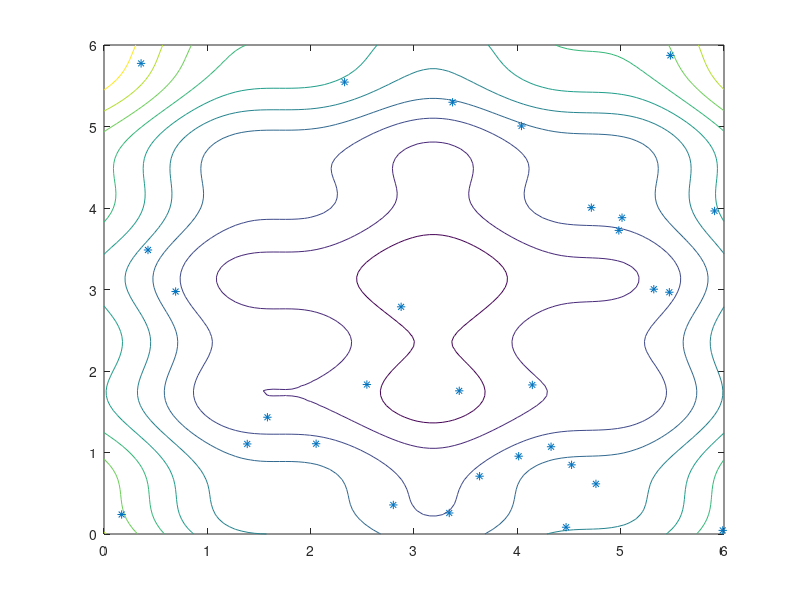

Reproduce this figure in MATLAB. (Note: this script raises an error after producing the figure.)
pause on;

f = @(x,y) (x-3.14).^2+(y-2.72).^2+sin(3*x+1.41)+sin(4*y-1.73);
LO=0;UP=6;

% f=@(x,y) 100*(y-x.^2).^2+(1-x).^2;
% LO=-3;UP=3;

fv = @(v) f(v(1),v(2));

xx=linspace(LO,UP);
[XX,YY]=meshgrid(xx,xx);
ZZ=f(XX,YY);

S=30;
pos=LO+(UP-LO)*rand(2,S);
velo=2*rand(2,S)-1; 

contour(XX,YY,ZZ);
hold on;
plot(pos(1,:),pos(2,:),"*");

gg_best_val=Inf;
gg_best_pos=[Inf;Inf];

p_best_val=zeros(1,S);
p_best_pos=pos;
for s=1:S
   apos=pos(:,s);
   aval=fv(apos);
   p_best_val(s)=aval;
   if aval<gg_best_val
      gg_best_val=aval;
      gg_best_pos=apos;
   end
end

W=0.8;
P=0.4;
G=0.2;
GG=0.1;
N=2;
maxit=22*2*2;
for it=1:maxit
   for s=1:S
      I=datasample(1:S,N,Replace=false); % s-et ki kellene dobni...
      [~,i]=min(p_best_val(I));
      apos=pos(:,s);
      velo(:,s)=W*velo(:,s)+...
         P*rand()*(p_best_pos(:,s)-apos)+...
         G*rand()*(p_best_pos(:,I(i))-apos)+...
         GG*rand()*(gg_best_pos-apos);
      pos(:,s)=apos+velo(:,s);
   end
   
   hold off;
   contour(XX,YY,ZZ);
   hold on;
   plot(pos(1,:),pos(2,:),"*");
   drawnow;

   for s=1:S
      apos=pos(:,s);
      aval=fv(apos);
      if tval<p_best_val(s)
         p_best_val(s)=aval;
         p_best_pos(:,s)=apos;
         if aval<gg_best_val
            gg_best_val=aval;
            gg_best_pos=apos;
         end
      end
   end
   pause(0.1);
end
gg_best_pos
gg_best_val